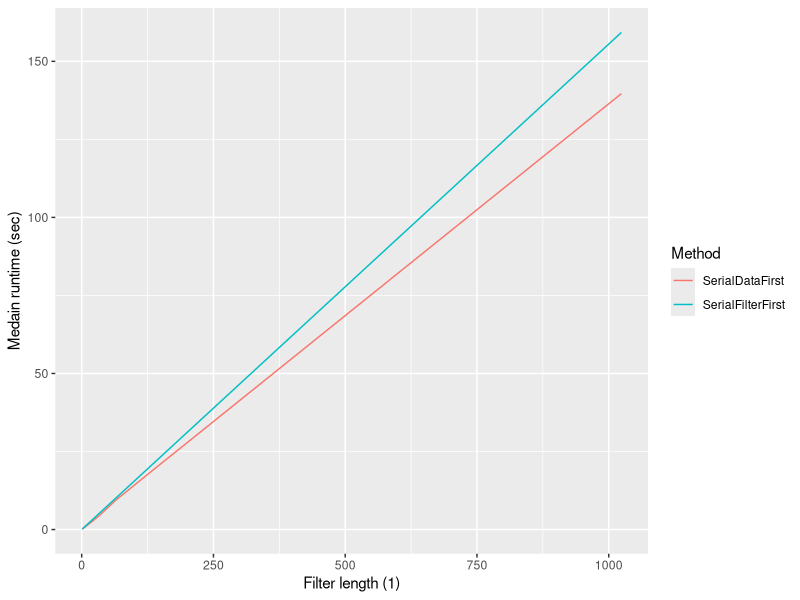
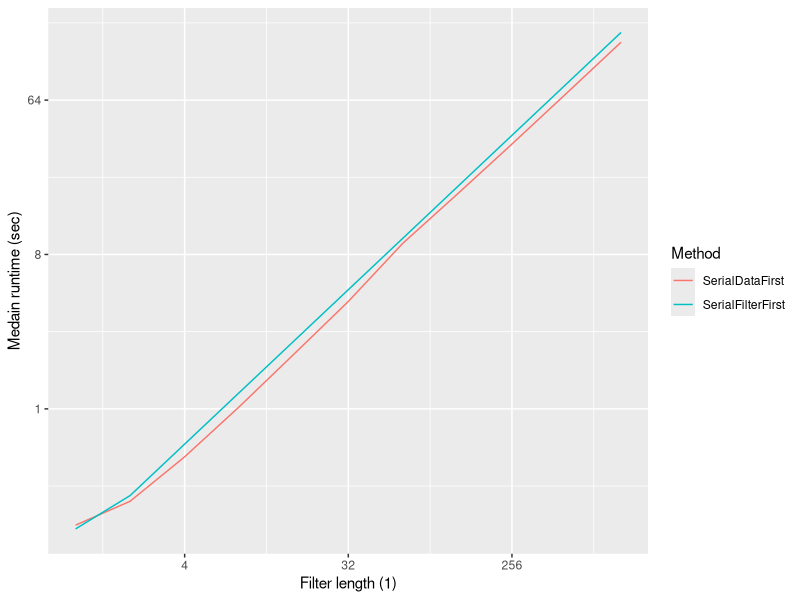
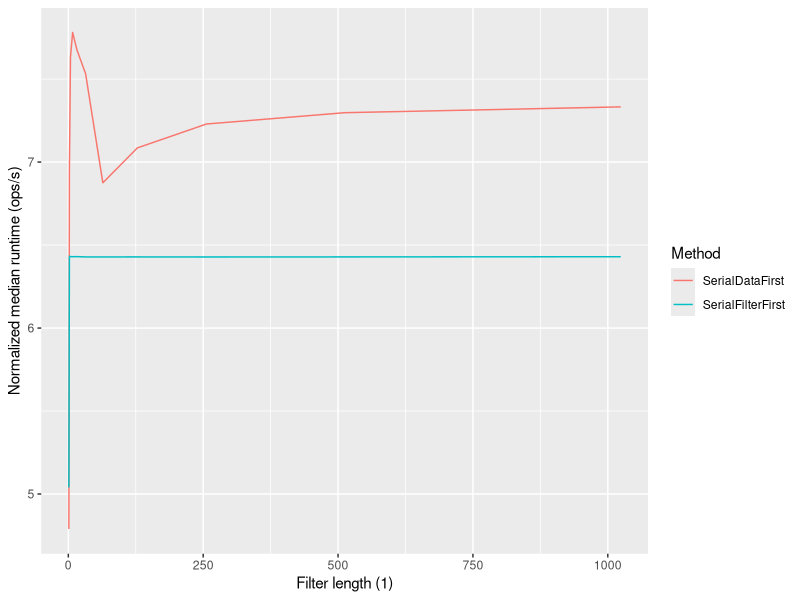
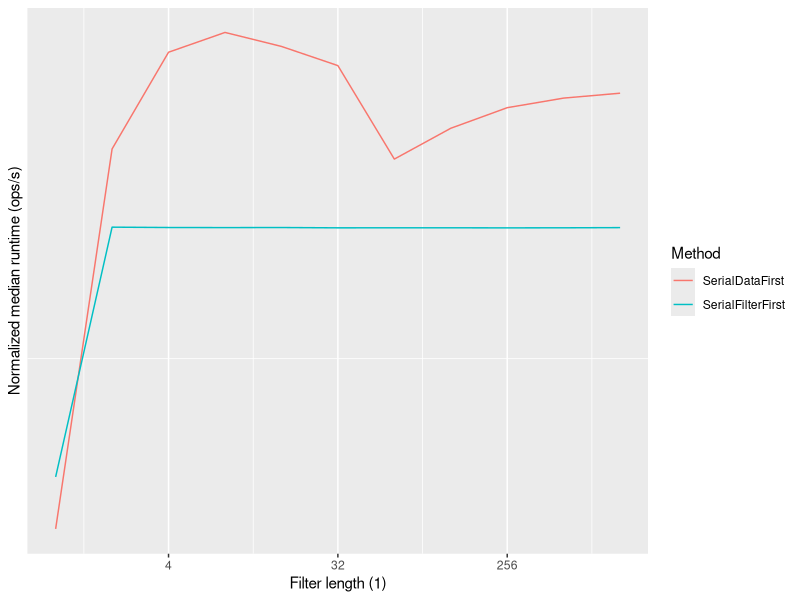
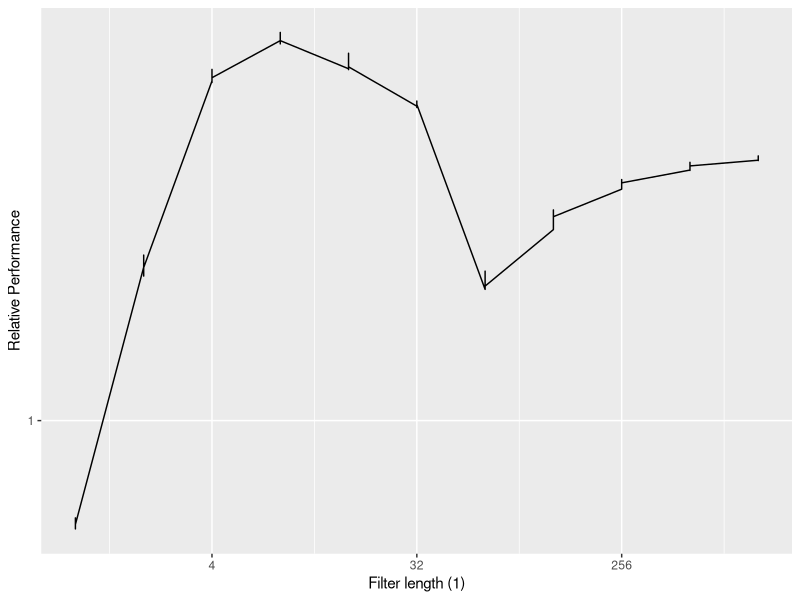
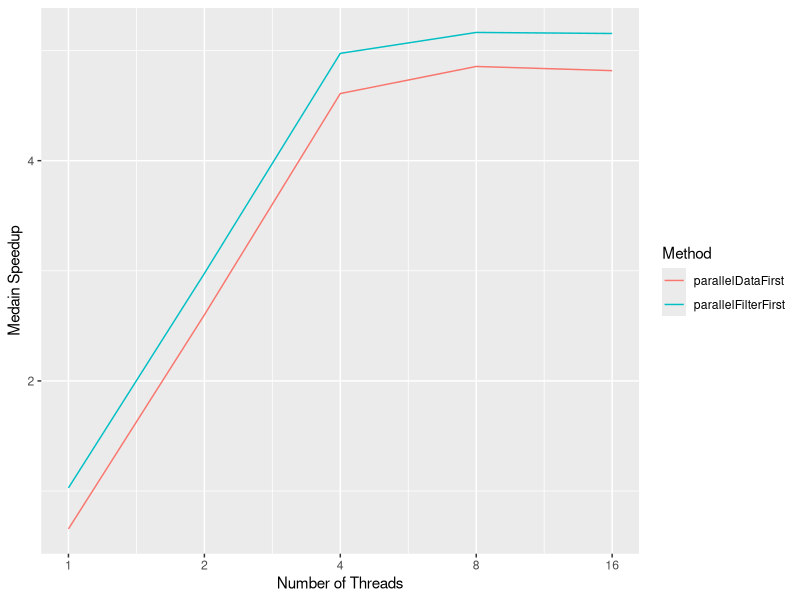

The R source for these figures, in order:
## ---- chunk 1
knitr::opts_chunk$set(echo = FALSE)
knitr::opts_chunk$set(fig.pos = 'H')
## ---- chunk 2
library(tidyverse)

le = read_csv("loop_efficiency.txt")
lp = read_csv("loop_parallel.txt")
lu = read_csv("loop_unrolling.txt")
ds = read_csv("dynamic_schedul.txt")
ss = read_csv("static_schedul.txt")
## ---- chunk 3
data1a <- le %>% 
    group_by(filter_len) %>%
    summarize(SerialFilterFirst=median(filter_1st),SerialDataFirst=median(data_1st)) %>%
    gather(Method, Median_Time, -filter_len)

ggplot(data1a, aes(x=filter_len, y=Median_Time, colour=Method)) +
    geom_line() +
    ylab("Medain runtime (sec)") +
    xlab("Filter length (1)") 
## ---- chunk 4
ggplot(data1a, aes(x=filter_len, y=Median_Time, colour=Method)) +
    geom_line() +
    ylab("Medain runtime (sec)") +
    xlab("Filter length (1)") +
    scale_x_continuous(trans='log2') +
    scale_y_continuous(trans='log2')
## ---- chunk 5
data1b <- data1a %>% 
    mutate(normtime = filter_len / Median_Time)

ggplot(data1b, aes(x=filter_len, y=normtime, colour=Method)) +
    geom_line() +
    ylab("Normalized median runtime (ops/s)") +
    xlab("Filter length (1)") 
## ---- chunk 6
ggplot(data1b, aes(x=filter_len, y=normtime, colour=Method)) +
    geom_line() +
    ylab("Normalized median runtime (ops/s)") +
    xlab("Filter length (1)") +
    scale_x_continuous(trans='log2') +
    scale_y_continuous(trans='log2')
## ---- chunk 7
data1d <- le %>% 
    mutate(rp = filter_1st / data_1st)

ggplot(data1d, aes(x=filter_len, y=rp)) +
    geom_line() +
    ylab("Relative Performance") +
    xlab("Filter length (1)") +
    scale_x_continuous(trans='log2') +
    scale_y_continuous(trans='log2')
## ---- chunk 8
data22a <- lp %>% 
    group_by(num_threads) %>%
    summarize(parallelFilterFirst=79.643385/median(filter_1st),parallelDataFirst=70.160775/median(data_1st)) %>%
    gather(Method, Median_Speedup, -num_threads)

ggplot(data22a, aes(x=num_threads, y=Median_Speedup, colour=Method)) +
    geom_line() +
    ylab("Medain Speedup") +
    xlab("Number of Threads") +
    scale_x_continuous(trans='log2') +
    scale_y_continuous(trans='log2')
